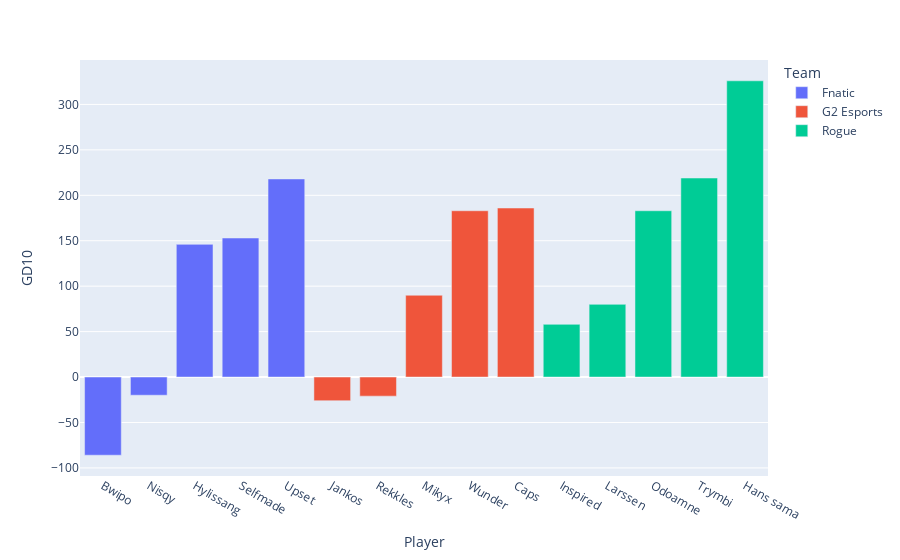

Notebook source saved alongside this figure:
### Code cell
fig = px.bar(Lec, x="Player", y="GD10", color='Team')
fig.show()

### Figure 1 — Plotly figure (JSON) as saved in the notebook; plotly's stock layout.template omitted (floating-point values rounded to 4 significant figures)
{"data": [{"alignmentgroup": "True", "hovertemplate": "Team=Fnatic<br>Player=%{x}<br>GD10=%{y}<extra></extra>", "legendgroup": "Fnatic", "marker": {"color": "#636efa"}, "name": "Fnatic", "offsetgroup": "Fnatic", "orientation": "v", "showlegend": true, "textposition": "auto", "type": "bar", "x": ["Bwipo", "Nisqy", "Hylissang", "Selfmade", "Upset"], "xaxis": "x", "y": [-86, -20, 146, 153, 218], "yaxis": "y"}, {"alignmentgroup": "True", "hovertemplate": "Team=G2 Esports<br>Player=%{x}<br>GD10=%{y}<extra></extra>", "legendgroup": "G2 Esports", "marker": {"color": "#EF553B"}, "name": "G2 Esports", "offsetgroup": "G2 Esports", "orientation": "v", "showlegend": true, "textposition": "auto", "type": "bar", "x": ["Jankos", "Rekkles", "Mikyx", "Wunder", "Caps"], "xaxis": "x", "y": [-26, -21, 90, 183, 186], "yaxis": "y"}, {"alignmentgroup": "True", "hovertemplate": "Team=Rogue<br>Player=%{x}<br>GD10=%{y}<extra></extra>", "legendgroup": "Rogue", "marker": {"color": "#00cc96"}, "name": "Rogue", "offsetgroup": "Rogue", "orientation": "v", "showlegend": true, "textposition": "auto", "type": "bar", "x": ["Inspired", "Larssen", "Odoamne", "Trymbi", "Hans sama"], "xaxis": "x", "y": [58, 80, 183, 219, 326], "yaxis": "y"}], "layout": {"barmode": "relative", "legend": {"title": {"text": "Team"}, "tracegroupgap": 0}, "margin": {"t": 60}, "xaxis": {"anchor": "y", "domain": [0, 1], "title": {"text": "Player"}}, "yaxis": {"anchor": "x", "domain": [0, 1], "title": {"text": "GD10"}}}}
